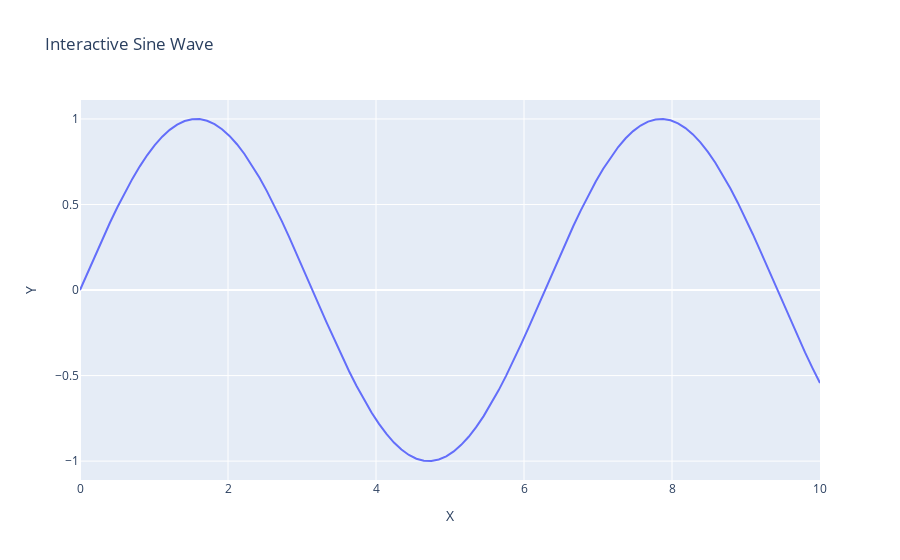

Here is the notebook cell this chart was saved with:
### Markdown cell above
#### Інтерактивні графіки з Plotly

### Code cell
import plotly.graph_objects as go
import numpy as np

# Створюємо дані
x = np.linspace(0, 10, 100)
y = np.sin(x)

# Створюємо інтерактивний графік
fig = go.Figure()

# Додаємо лінію
fig.add_trace(go.Scatter(x=x, y=y, mode='lines', name='y = sin(x)'))

# Додаємо заголовок і підписи осей
fig.update_layout(
    title="Interactive Sine Wave",
    xaxis_title="X",
    yaxis_title="Y"
)

# Відображення графіка
fig.show()
